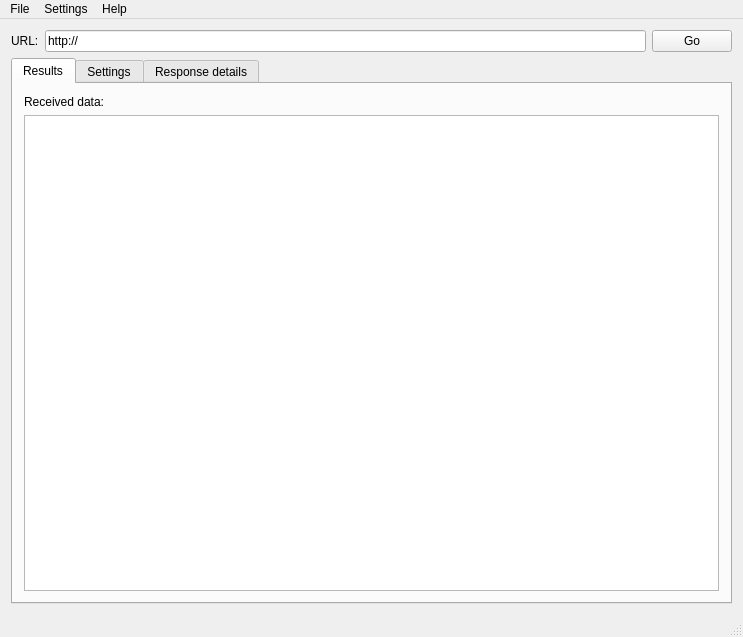
<?xml version="1.0" encoding="UTF-8"?>
<ui version="4.0">
 <class>MainWindow</class>
 <widget class="QMainWindow" name="MainWindow">
  <property name="geometry">
   <rect>
    <x>0</x>
    <y>0</y>
    <width>743</width>
    <height>637</height>
   </rect>
  </property>
  <property name="windowTitle">
   <string>MainWindow</string>
  </property>
  <widget class="QWidget" name="centralWidget">
   <layout class="QGridLayout" name="gridLayout_2">
    <item row="0" column="0">
     <layout class="QHBoxLayout" name="horizontalLayout">
      <item>
       <widget class="QLabel" name="lblUrl">
        <property name="text">
         <string>URL:</string>
        </property>
       </widget>
      </item>
      <item>
       <widget class="QLineEdit" name="txtUrl">
        <property name="text">
         <string>http://</string>
        </property>
       </widget>
      </item>
      <item>
       <widget class="QPushButton" name="btnGo">
        <property name="text">
         <string>Go</string>
        </property>
       </widget>
      </item>
     </layout>
    </item>
    <item row="1" column="0">
     <widget class="QTabWidget" name="tabMain">
      <property name="currentIndex">
       <number>0</number>
      </property>
      <widget class="QWidget" name="tabResult">
       <attribute name="title">
        <string>Results</string>
       </attribute>
       <layout class="QGridLayout" name="gridLayout_3">
        <item row="0" column="0">
         <layout class="QVBoxLayout" name="verticalLayout">
          <item>
           <widget class="QLabel" name="label">
            <property name="text">
             <string>Received data:</string>
            </property>
           </widget>
          </item>
          <item>
           <widget class="QTextEdit" name="txtResult">
            <property name="readOnly">
             <bool>true</bool>
            </property>
           </widget>
          </item>
         </layout>
        </item>
       </layout>
      </widget>
      <widget class="QWidget" name="tabSettings">
       <attribute name="title">
        <string>Settings</string>
       </attribute>
       <layout class="QGridLayout" name="gridLayout">
        <item row="0" column="0">
         <widget class="QGroupBox" name="grpMethod">
          <property name="minimumSize">
           <size>
            <width>0</width>
            <height>51</height>
           </size>
          </property>
          <property name="title">
           <string>Request method:</string>
          </property>
          <widget class="QRadioButton" name="radioGET">
           <property name="geometry">
            <rect>
             <x>10</x>
             <y>25</y>
             <width>61</width>
             <height>22</height>
            </rect>
           </property>
           <property name="text">
            <string>GET</string>
           </property>
           <property name="checked">
            <bool>true</bool>
           </property>
          </widget>
          <widget class="QRadioButton" name="radioPOST">
           <property name="geometry">
            <rect>
             <x>80</x>
             <y>25</y>
             <width>71</width>
             <height>22</height>
            </rect>
           </property>
           <property name="text">
            <string>POST</string>
           </property>
          </widget>
         </widget>
        </item>
        <item row="1" column="0">
         <widget class="QLabel" name="lblPostData">
          <property name="enabled">
           <bool>false</bool>
          </property>
          <property name="text">
           <string>POST-data:</string>
          </property>
         </widget>
        </item>
        <item row="2" column="0">
         <widget class="QLineEdit" name="txtPostData">
          <property name="enabled">
           <bool>false</bool>
          </property>
         </widget>
        </item>
        <item row="3" column="0">
         <layout class="QHBoxLayout" name="horizontalLayout_2">
          <item>
           <layout class="QVBoxLayout" name="verticalLayout_4">
            <item>
             <widget class="QLabel" name="lblHeaders">
              <property name="text">
               <string>Headers:</string>
              </property>
             </widget>
            </item>
            <item>
             <widget class="QTableWidget" name="tblHeaders">
              <property name="rowCount">
               <number>1</number>
              </property>
              <property name="columnCount">
               <number>2</number>
              </property>
              <attribute name="horizontalHeaderStretchLastSection">
               <bool>true</bool>
              </attribute>
              <attribute name="verticalHeaderVisible">
               <bool>false</bool>
              </attribute>
              <row>
               <property name="text">
                <string>1</string>
               </property>
              </row>
              <column>
               <property name="text">
                <string>Header</string>
               </property>
              </column>
              <column>
               <property name="text">
                <string>Value</string>
               </property>
              </column>
              <item row="0" column="0">
               <property name="text">
                <string>User-Agent</string>
               </property>
              </item>
              <item row="0" column="1">
               <property name="text">
                <string>Mozilla/5.0 (Windows; U; Windows NT 5.1; uk; rv:1.9.1.8) Gecko/20100202 Firefox/3.5.8</string>
               </property>
              </item>
             </widget>
            </item>
           </layout>
          </item>
          <item>
           <widget class="QGroupBox" name="groupBox">
            <property name="minimumSize">
             <size>
              <width>121</width>
              <height>91</height>
             </size>
            </property>
            <property name="title">
             <string/>
            </property>
            <widget class="QPushButton" name="btnAddHeader">
             <property name="geometry">
              <rect>
               <x>0</x>
               <y>20</y>
               <width>120</width>
               <height>35</height>
              </rect>
             </property>
             <property name="minimumSize">
              <size>
               <width>120</width>
               <height>35</height>
              </size>
             </property>
             <property name="maximumSize">
              <size>
               <width>120</width>
               <height>40</height>
              </size>
             </property>
             <property name="text">
              <string>Add header</string>
             </property>
            </widget>
            <widget class="QPushButton" name="btnDelHeader">
             <property name="geometry">
              <rect>
               <x>0</x>
               <y>60</y>
               <width>120</width>
               <height>35</height>
              </rect>
             </property>
             <property name="minimumSize">
              <size>
               <width>120</width>
               <height>35</height>
              </size>
             </property>
             <property name="maximumSize">
              <size>
               <width>120</width>
               <height>40</height>
              </size>
             </property>
             <property name="text">
              <string>Remove header</string>
             </property>
            </widget>
           </widget>
          </item>
         </layout>
        </item>
       </layout>
      </widget>
      <widget class="QWidget" name="tabResponseDetails">
       <attribute name="title">
        <string>Response details</string>
       </attribute>
       <layout class="QGridLayout" name="gridLayout_5">
        <item row="0" column="0">
         <layout class="QGridLayout" name="gridLayout_4">
          <item row="0" column="0">
           <widget class="QTableWidget" name="tblResponseHeaders">
            <property name="maximumSize">
             <size>
              <width>65535</width>
              <height>16777215</height>
             </size>
            </property>
            <property name="alternatingRowColors">
             <bool>true</bool>
            </property>
            <attribute name="horizontalHeaderStretchLastSection">
             <bool>true</bool>
            </attribute>
            <attribute name="verticalHeaderVisible">
             <bool>false</bool>
            </attribute>
            <column>
             <property name="text">
              <string>Header</string>
             </property>
            </column>
            <column>
             <property name="text">
              <string>Value</string>
             </property>
            </column>
           </widget>
          </item>
          <item row="0" column="1">
           <widget class="QGroupBox" name="groupBox_2">
            <property name="minimumSize">
             <size>
              <width>130</width>
              <height>0</height>
             </size>
            </property>
            <property name="maximumSize">
             <size>
              <width>130</width>
              <height>16777215</height>
             </size>
            </property>
            <property name="title">
             <string/>
            </property>
            <widget class="QPushButton" name="pushButton">
             <property name="geometry">
              <rect>
               <x>5</x>
               <y>0</y>
               <width>120</width>
               <height>35</height>
              </rect>
             </property>
             <property name="text">
              <string>Export to file</string>
             </property>
            </widget>
           </widget>
          </item>
         </layout>
        </item>
       </layout>
      </widget>
     </widget>
    </item>
   </layout>
  </widget>
  <widget class="QMenuBar" name="menuBar">
   <property name="geometry">
    <rect>
     <x>0</x>
     <y>0</y>
     <width>743</width>
     <height>25</height>
    </rect>
   </property>
   <widget class="QMenu" name="menu">
    <property name="title">
     <string>File</string>
    </property>
    <addaction name="actionExit"/>
   </widget>
   <widget class="QMenu" name="menuSettings">
    <property name="title">
     <string>Settings</string>
    </property>
    <widget class="QMenu" name="menuRequest_method">
     <property name="title">
      <string>Request method</string>
     </property>
     <addaction name="actionGET"/>
     <addaction name="actionPOST"/>
    </widget>
    <addaction name="menuRequest_method"/>
   </widget>
   <widget class="QMenu" name="menuHelp">
    <property name="title">
     <string>Help</string>
    </property>
    <addaction name="actionAbout"/>
   </widget>
   <addaction name="menu"/>
   <addaction name="menuSettings"/>
   <addaction name="menuHelp"/>
  </widget>
  <widget class="QStatusBar" name="statusBar"/>
  <action name="actionExit">
   <property name="text">
    <string>Exit</string>
   </property>
  </action>
  <action name="actionGET">
   <property name="checkable">
    <bool>true</bool>
   </property>
   <property name="text">
    <string>GET</string>
   </property>
  </action>
  <action name="actionPOST">
   <property name="checkable">
    <bool>true</bool>
   </property>
   <property name="text">
    <string>POST</string>
   </property>
  </action>
  <action name="actionAbout">
   <property name="text">
    <string>About</string>
   </property>
  </action>
 </widget>
 <layoutdefault spacing="6" margin="11"/>
 <resources/>
 <connections>
  <connection>
   <sender>actionExit</sender>
   <signal>triggered()</signal>
   <receiver>MainWindow</receiver>
   <slot>close()</slot>
   <hints>
    <hint type="sourcelabel">
     <x>-1</x>
     <y>-1</y>
    </hint>
    <hint type="destinationlabel">
     <x>310</x>
     <y>318</y>
    </hint>
   </hints>
  </connection>
  <connection>
   <sender>txtUrl</sender>
   <signal>returnPressed()</signal>
   <receiver>btnGo</receiver>
   <slot>click()</slot>
   <hints>
    <hint type="sourcelabel">
     <x>343</x>
     <y>62</y>
    </hint>
    <hint type="destinationlabel">
     <x>690</x>
     <y>62</y>
    </hint>
   </hints>
  </connection>
  <connection>
   <sender>actionGET</sender>
   <signal>toggled(bool)</signal>
   <receiver>radioGET</receiver>
   <slot>setChecked(bool)</slot>
   <hints>
    <hint type="sourcelabel">
     <x>-1</x>
     <y>-1</y>
    </hint>
    <hint type="destinationlabel">
     <x>60</x>
     <y>146</y>
    </hint>
   </hints>
  </connection>
  <connection>
   <sender>actionPOST</sender>
   <signal>toggled(bool)</signal>
   <receiver>radioPOST</receiver>
   <slot>setChecked(bool)</slot>
   <hints>
    <hint type="sourcelabel">
     <x>-1</x>
     <y>-1</y>
    </hint>
    <hint type="destinationlabel">
     <x>135</x>
     <y>146</y>
    </hint>
   </hints>
  </connection>
 </connections>
</ui>
